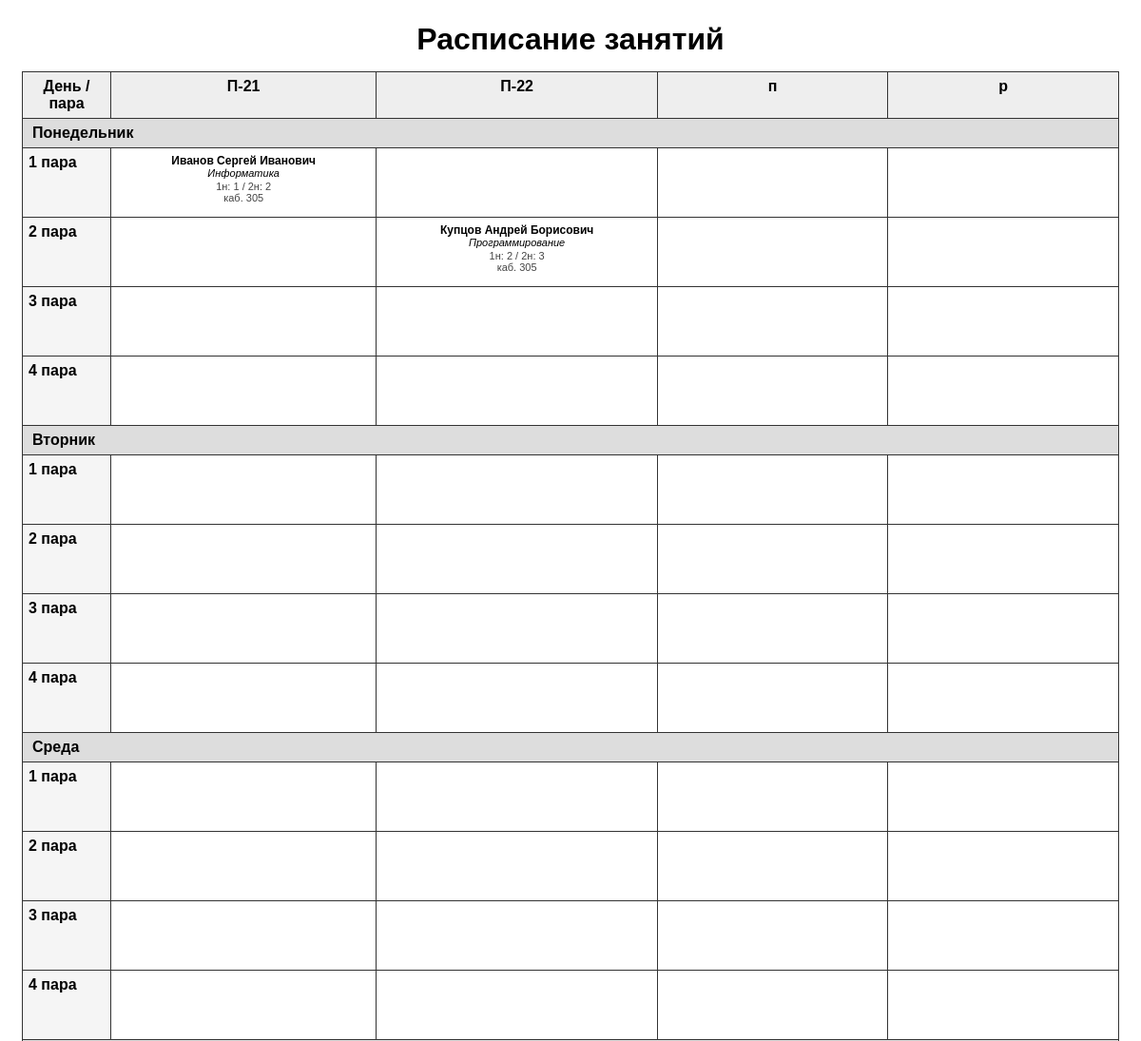
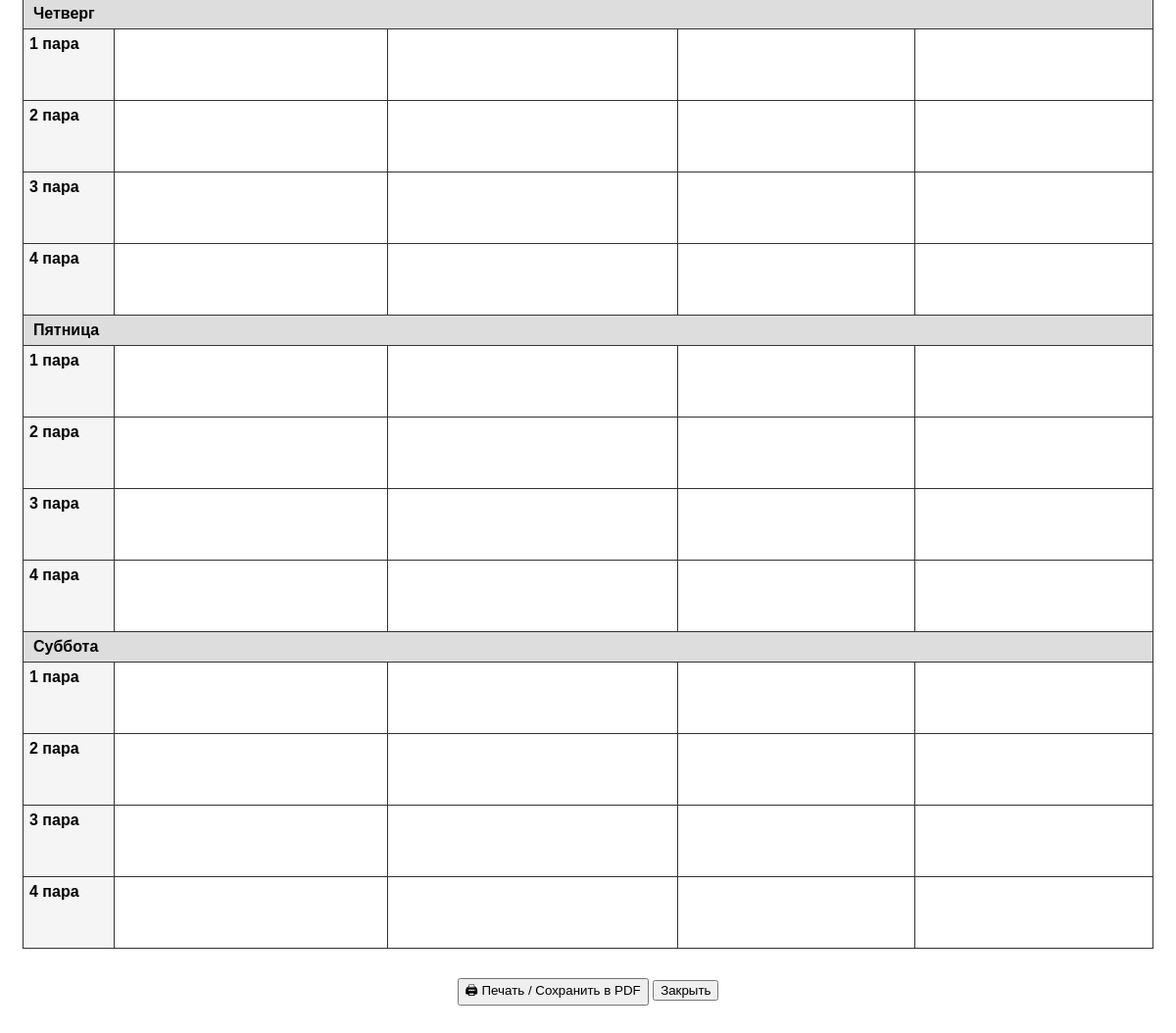
The app's page /print/all with its own data (2 pictures, top to bottom).
### app/models.py (models this page shows)
class Group(db.Model):
    __tablename__ = 'groups'
    id = db.Column(db.Integer, primary_key=True)
    name = db.Column(db.String(50), unique=True, nullable=False)
    speciality = db.Column(db.String(100))
    course = db.Column(db.Integer)

class Teacher(db.Model):
    __tablename__ = 'teachers'
    id = db.Column(db.Integer, primary_key=True)
    name = db.Column(db.String(150), nullable=False)
    short_name = db.Column(db.String(20))
    color = db.Column(db.String(20), default='#3498db')
    subjects = db.relationship(
        'Subject',
        secondary=teacher_subjects,
        backref=db.backref('teachers', lazy='dynamic'),
        lazy='dynamic'
    )

class Subject(db.Model):
    __tablename__ = 'subjects'
    id = db.Column(db.Integer, primary_key=True)
    name = db.Column(db.String(150), nullable=False)
    short_name = db.Column(db.String(20))

class Lesson(db.Model):
    __tablename__ = 'lessons'
    id = db.Column(db.Integer, primary_key=True)
    group_id = db.Column(db.Integer, db.ForeignKey('groups.id'))
    teacher_id = db.Column(db.Integer, db.ForeignKey('teachers.id'))
    subject_id = db.Column(db.Integer, db.ForeignKey('subjects.id'))
    classroom_id = db.Column(db.Integer, db.ForeignKey('classrooms.id'))
    day = db.Column(db.String(20))
    week1_lesson = db.Column(db.Integer)
    week2_lesson = db.Column(db.Integer)
    lesson_type = db.Column(db.String(50))
    group = db.relationship('Group')
    teacher = db.relationship('Teacher')
    subject = db.relationship('Subject')
    classroom = db.relationship('Classroom')

class Classroom(db.Model):
    __tablename__ = 'classrooms'
    id = db.Column(db.Integer, primary_key=True)
    name = db.Column(db.String(50), nullable=False)
    title = db.Column(db.String(100))
    type = db.Column(db.String(50))
    seats = db.Column(db.Integer)

### app/schedule/routes.py (the view)
@schedule_bp.route('/print/all')
def print_all():
    groups = Group.query.order_by(Group.name).all()
    teachers = Teacher.query.all()
    subjects = Subject.query.all()
    lessons = Lesson.query.all()
    days = ['Понедельник', 'Вторник', 'Среда', 'Четверг', 'Пятница', 'Суббота']
    paras = [1, 2, 3, 4]
    schedule = {g.id: {d: {p: [] for p in paras} for d in days} for g in groups}
    for lesson in lessons:
        para = lesson.week1_lesson if lesson.week1_lesson else lesson.week2_lesson
        if para and lesson.group_id in schedule and lesson.day in schedule[lesson.group_id]:
            if para in schedule[lesson.group_id][lesson.day]:
                schedule[lesson.group_id][lesson.day][para].append(lesson)
    return render_template(
        'print_all.html',
        groups=groups,
        teachers=teachers,
        subjects=subjects,
        schedule=schedule,
        days=days,
        paras=paras
    )

### templates/print_all.html (shortened to what this page needs)
<!DOCTYPE html>
<html lang="ru">
<head>
</head>
<body>
<h1>Расписание занятий</h1>
<table>
    <thead>
        <tr>
            <th>День / пара</th>
            {% for g in groups %}
                <th>{{ g.name }}</th>
            {% endfor %}
        </tr>
    </thead>
    <tbody>
        {% for d in days %}
            <tr class="day-row">
                <td colspan="{{ groups|length + 1 }}">{{ d }}</td>
            </tr>
            {% for p in paras %}
                <tr>
                    <td class="para-num">{{ p }} пара</td>
                    {% for g in groups %}
                        <td class="lesson-cell">
                            {% for lesson in schedule[g.id][d][p] %}
                                {% set teacher = teachers | selectattr('id', 'equalto', lesson.teacher_id) | first %}
                                {% set subject = subjects | selectattr('id', 'equalto', lesson.subject_id) | first %}
                                <div class="lesson-teacher">{{ teacher.name if teacher else '?' }}</div>
                                <div class="lesson-subject">{{ subject.name if subject else '?' }}</div>
                                <div class="lesson-info">
                                    {% if lesson.week1_lesson %}1н: {{ lesson.week1_lesson }}{% endif %}
                                    {% if lesson.week2_lesson %} / 2н: {{ lesson.week2_lesson }}{% endif %}
                                    {% if lesson.classroom %}<br>каб. {{ lesson.classroom.name }}{% endif %}
                                </div>
                            {% endfor %}
                        </td>
                    {% endfor %}
                </tr>
            {% endfor %}
        {% endfor %}
    </tbody>
</table>
<p style="text-align: center; margin-top: 30px;">
    <button onclick="window.print()">🖨 Печать / Сохранить в PDF</button>
    <button onclick="window.close()">Закрыть</button>
</p>
</body>
</html>

### templates/print_all.html (style rules this page uses)
body { font-family: Arial, sans-serif; padding: 15px; }
h1 { text-align: center; margin: 0 0 15px 0; }
table { border-collapse: collapse; width: 100%; }
th, td { border: 1px solid #333; padding: 6px; vertical-align: top; text-align: center; }
th { background: #eee; }
.day-row td { background: #ddd; font-weight: bold; text-align: left; padding: 6px 10px; }
.para-num { background: #f5f5f5; font-weight: bold; width: 80px; text-align: left; }
.lesson-cell { min-width: 130px; height: 60px; font-size: 11px; }
.lesson-teacher { font-weight: bold; font-size: 12px; }
.lesson-subject { font-style: italic; }
.lesson-info { color: #444; margin-top: 2px; }

### records on screen
Group: name "П-21"
Group: name "П-22"
Group: name "п"
Group: name "р"
Lesson: week1_lesson "1", week2_lesson "2", classroom.name "305"
Teacher: name "Иванов Сергей Иванович"
Subject: name "Информатика"
Lesson: week1_lesson "2", week2_lesson "3", classroom.name "305"
Teacher: name "Купцов Андрей Борисович"
Subject: name "Программирование"

### other values on screen
{{ d }} "Понедельник" "Вторник" "Среда" "Четверг" "Пятница" "Суббота"
{{ p }} "1" "2" "3" "4" "1" "2" "3" "4" "1" "2" "3" "4" "1" "2" "3" "4" "1" "2" "3" "4" "1" "2" "3" "4"
